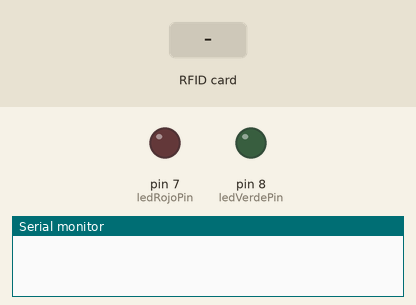
This sketch was run on a simulated Arduino Uno, built with avr-gcc and run on an emulated ATmega328P. Shown: output pins drawn as LEDs (lit = HIGH), the last lines printed to the serial monitor. Inputs (shaded band) come from the test bench. Pins used as bus, display or sensor lines are not drawn.

Above: at 1.2 s.
1.3 s: RFID card 5E 7A 19 C4 held to the reader
At 3.5 s:
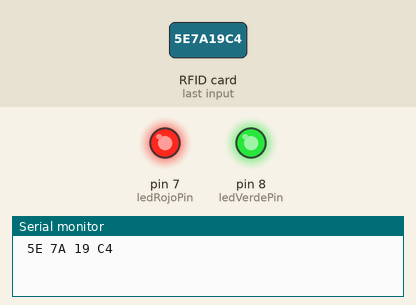
Timing chart, 0 to 13.0 s (numbered marks = the images above; inputs shaded):
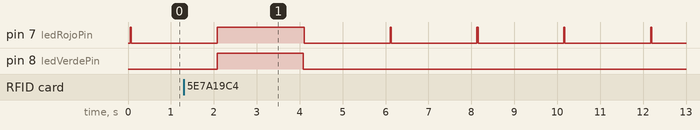

The sketch:

Proyecto-Lector-RFID-Con-Leds.ino
```cpp
// (licence header left out)
#include <SPI.h>
#include <MFRC522.h>

#define SS_PIN 10
#define RST_PIN 9

const int ledRojoPin = 7;
const int ledVerdePin = 8;

MFRC522 rfid(SS_PIN, RST_PIN); // Instance of the class

MFRC522::MIFARE_Key key;

// Init array that will store new NUID
byte nuidPICC[4];

void setup() {
  Serial.begin(9600);
  pinMode(ledRojoPin, OUTPUT);
  pinMode(ledVerdePin, OUTPUT);
  SPI.begin(); // Init SPI bus
  rfid.PCD_Init(); // Init MFRC522

  for (byte i = 0; i < 6; i++) {
    key.keyByte[i] = 0xFF;
  }
}

void loop() {
  digitalWrite(ledRojoPin, HIGH);

  // Reset the loop if no new card present on the sensor/reader. This saves the entire process when idle.
  if ( ! rfid.PICC_IsNewCardPresent()) {
    digitalWrite(ledRojoPin, LOW);
    delay(2000);
    return;
  }

  // Verify if the NUID has been readed
  if ( ! rfid.PICC_ReadCardSerial()){
    digitalWrite(ledRojoPin, LOW);
    delay(2000);
    return;
  }

  MFRC522::PICC_Type piccType = rfid.PICC_GetType(rfid.uid.sak);

  if (rfid.uid.uidByte[0] != nuidPICC[0] ||
    rfid.uid.uidByte[1] != nuidPICC[1] ||
    rfid.uid.uidByte[2] != nuidPICC[2] ||
    rfid.uid.uidByte[3] != nuidPICC[3] ) {

    // Store NUID into nuidPICC array
    for (byte i = 0; i < 4; i++) {
      nuidPICC[i] = rfid.uid.uidByte[i];
    }

    printHex(rfid.uid.uidByte, rfid.uid.size);
    digitalWrite(ledVerdePin, HIGH);
    delay(2000);
    digitalWrite(ledVerdePin, LOW);
    Serial.println();
  }
  else{
    Serial.println(F("Tarjeta ya leída"));
    digitalWrite(ledVerdePin, HIGH);
    delay(2000);
    digitalWrite(ledVerdePin, LOW);
  }

  // Halt PICC
  rfid.PICC_HaltA();

  // Stop encryption on PCD
  rfid.PCD_StopCrypto1();
}


/**
 * Helper routine to dump a byte array as hex values to Serial.
 */
void printHex(byte *buffer, byte bufferSize) {
  for (byte i = 0; i < bufferSize; i++) {
    Serial.print(buffer[i] < 0x10 ? " 0" : " ");
    Serial.print(buffer[i], HEX);
  }
}
```

Measured:
- after the input at 1.3 s, pin 8 (ledVerdePin): LOW → HIGH after 0.78 s, → LOW 2.0 s later
- by itself, pin 7 (ledRojoPin): repeats every 2.0 s: LOW 2.0 s, HIGH 0.03 s
